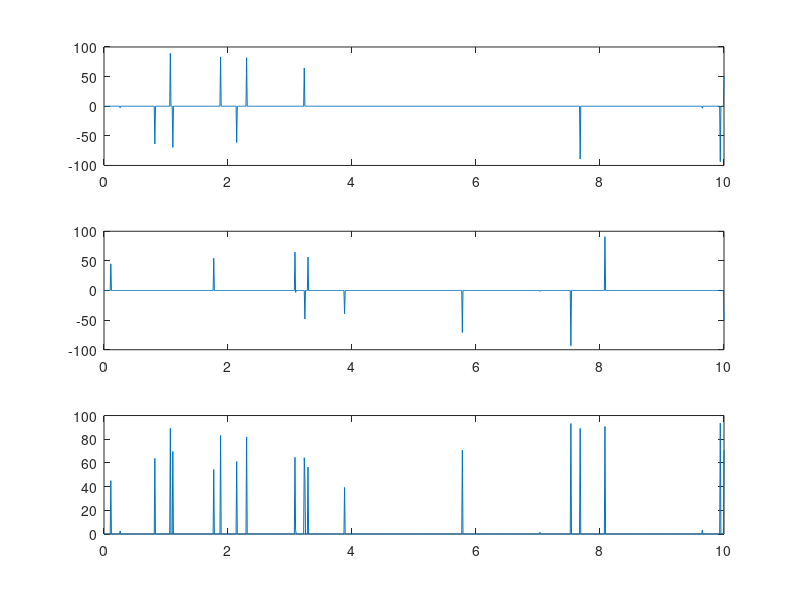

Write the MATLAB code that produced this figure.
t = 0:0.01:10;

n = length(t);

re = zeros(1,n);
im = zeros(1,n);

chance = 0.99;
for i=1:length(re)
    if(rand > chance)
        re(i) = rand*100*(-1)^(round(rand*10));
    end
end

for i=1:length(im)
    if(rand > chance)
        im(i) = rand*100*(-1)^(round(rand*10))*1i;
    end
end

comNums = re + im;
comNums(end) = 50-50i;

row = 3;
col = 1;
o = 1;

subplot(row,col,o);
cla
o = o + 1;
plot(t,real(comNums));

subplot(row,col,o);
cla
o = o + 1;
plot(t,imag(comNums));

subplot(row,col,o);
cla
o = o + 1;
plot(t,abs(comNums));
